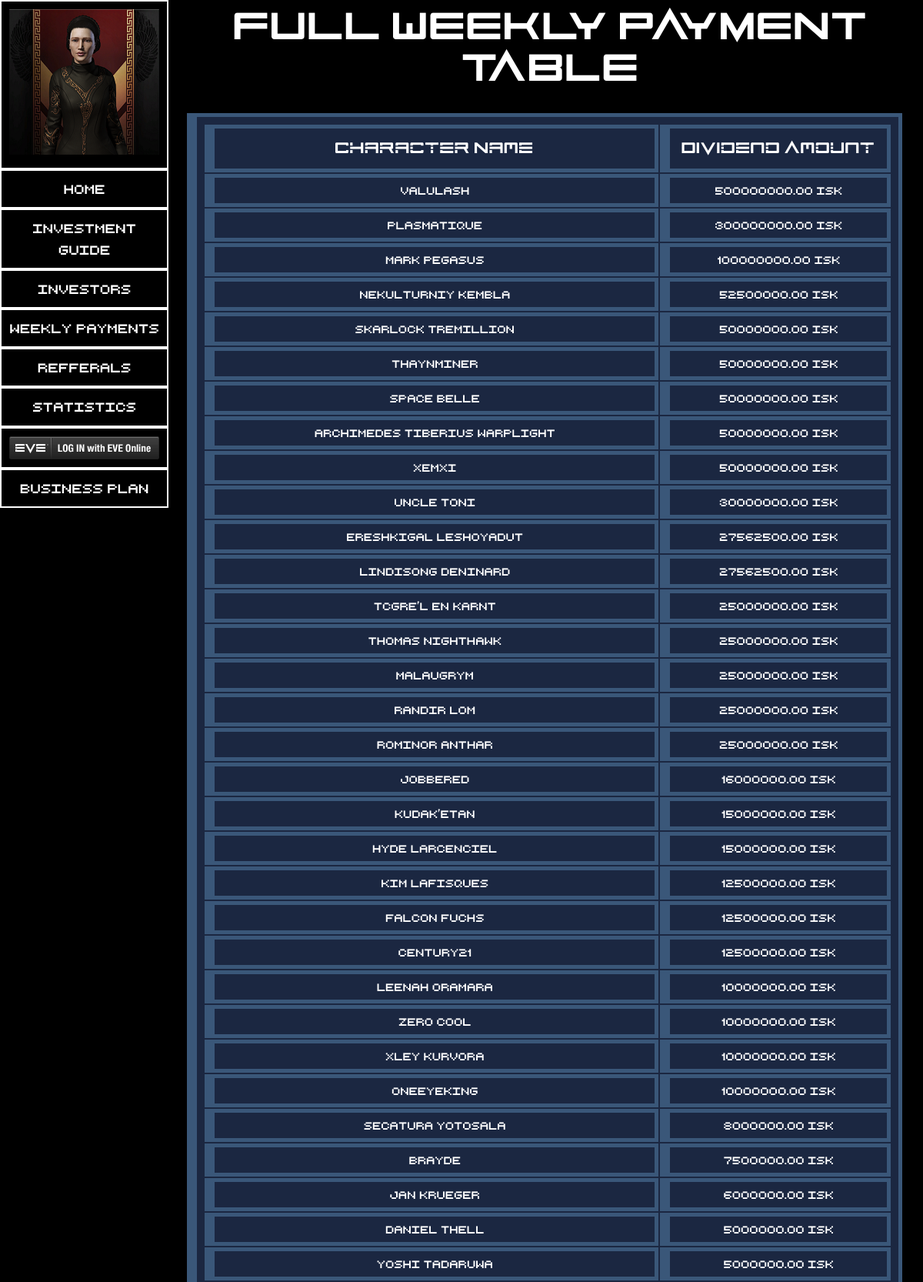
The app's page /WalletJournal/WeeklyPayments (signed in, upper part) with its own data.
### WalletJournal/models.py (models this page shows, shortened)
class WeeklyPayment(models.Model):
    CharacterName = models.CharField("From", max_length=75)
    PaymentAmount = models.FloatField("Payment Amount", max_length=75)

### WalletJournal/views.py (the view)
@login_required
def weekly(request):
    WeekList = WeeklyPayment.objects.order_by('-PaymentAmount')
    context = {'WeekList':WeekList}
    return render(request, 'WalletJournal/WeeklyPayments.html', context)

### WalletJournal/templates/WalletJournal/WeeklyPayments.html (shortened to what this page needs)
{% load static %}
<link rel="stylesheet" type="text/css" href="{% static 'WalletJournal/style.css' %}" />
<head>
</head>
<div class="content">
    <div class="side">
            <ul>
                <li><a href="{% url 'home:About' %}"><div id="portrait"></div></a></li>
                <li><a href="{% url 'home:index' %}">HOME</a></li>
                <li><a href="{% url 'home:InvestmentGuide' %}">INVESTMENT GUIDE</a></li>
                <li><a href="{% url 'WalletJournal:Investors' %}">INVESTORS</a></li>
                <li><a href="{% url 'WalletJournal:Weekly Payments' %}">WEEKLY PAYMENTS</a></li>
                <li><a href="{% url 'WalletJournal:Refferals' %}">REFFERALS</a></li>
                <li><a href="{% url 'WalletJournal:Statistics' %}">STATISTICS</a></li>
                <li><a href="https://login.eveonline.com/oauth/authorize/?response_type=code&redirect_uri=http://www.eveinvestmentfund.xyz/WalletJournal/oauth.html&client_id=d9bc2f9e37f3450e8318fe440fdd2302&scope=&state={{ request.session.session_key }}"><div id="EveLogin"></div></a></li>
                <li><a href="{% url 'home:About' %}">BUSINESS PLAN</a></li>
            </ul>
    </div>
    <h1>FULL WEEKLY PAYMENT TABLE</h1>
    {% if WeekList %}
    <table>
        <tr>
            <th>Character Name</th>
            <th>Dividend Amount</th>
        </tr>
        {% for i in WeekList %}
            <tr>
                <td><div class="WhiteFont">{{ i.CharacterName }}</div></td>
                <td><div class="WhiteFont">{{ i.PaymentAmount|floatformat:2 }} ISK</div></td>
            </tr>
        {% endfor %}
    </table>
    {% else %}
    <div class="box"><div class="ErrorMessage"><br>No registered investments :( !<br><br></div></div>
    {% endif %}
    </div>

### WalletJournal/static/WalletJournal/style.css (style rules this page uses)
h1 { font-family: Eve; color: white; font-size:35pt; text-align:center; }
a:link { color: rgb(255,255,255); text-decoration:none; }
ul { list-style-type: none; font-family: Retro; margin: 0; padding: 0; color: white; }
ul li { line-height: 1.7em; padding: 10px; border-style:solid; border-color:white; border-width:2px 2px 2px 2px; background-color: black; font-family: Retro; color: white; }
table, td { white-space: nowrap; width: 98%; font-family: Retro; border-style:solid; border-color:#3A5779; border-width:5px 5px 5px 13px; background:#1B2741; font-size:10pt; color:gray; padding:8px; }
th { width: 98%; font-family: Eve; border-style:solid; border-color:#3A5779; border-width:5px 5px 5px 13px; background:#1B2741; font-size:14pt; color:white; padding:15px; }
.WhiteFont { color:white; text-align: center; }
div.content { margin: 0 auto; margin-left: 235px; margin-right: auto; width: auto; text-align: center; }
div.side { position: fixed; display: flex; top: 0; left: 0; background: black; width: 136px; }
#EveLogin { display: inline-block; vertical-align: middle; margin: 0 auto; width:195px; height:30px; background: url("images/EVEConnect.png") no-repeat left top; }
#Portrait { display: inline-block; margin: 0 auto; width:195px; height:189px; background: url("images/Portrait.png") no-repeat left top; }

### records on screen
WeeklyPayment: CharacterName "Valulash", PaymentAmount "500000000.00"
WeeklyPayment: CharacterName "Plasmatique", PaymentAmount "300000000.00"
WeeklyPayment: CharacterName "Mark Pegasus", PaymentAmount "100000000.00"
WeeklyPayment: CharacterName "Nekulturniy Kembla", PaymentAmount "52500000.00"
WeeklyPayment: CharacterName "Skarlock Tremillion", PaymentAmount "50000000.00"
WeeklyPayment: CharacterName "ThaynMiner", PaymentAmount "50000000.00"
WeeklyPayment: CharacterName "Space Belle", PaymentAmount "50000000.00"
WeeklyPayment: CharacterName "Archimedes Tiberius Warplight", PaymentAmount "50000000.00"
WeeklyPayment: CharacterName "Xemxi", PaymentAmount "50000000.00"
WeeklyPayment: CharacterName "Uncle Toni", PaymentAmount "30000000.00"
WeeklyPayment: CharacterName "Ereshkigal Leshoyadut", PaymentAmount "27562500.00"
WeeklyPayment: CharacterName "Lindisong Deninard", PaymentAmount "27562500.00"
WeeklyPayment: CharacterName "TcGre'l en Karnt", PaymentAmount "25000000.00"
WeeklyPayment: CharacterName "Thomas Nighthawk", PaymentAmount "25000000.00"
WeeklyPayment: CharacterName "Malaugrym", PaymentAmount "25000000.00"
WeeklyPayment: CharacterName "Randir Lom", PaymentAmount "25000000.00"
WeeklyPayment: CharacterName "Rominor Anthar", PaymentAmount "25000000.00"
WeeklyPayment: CharacterName "Jobbered", PaymentAmount "16000000.00"
WeeklyPayment: CharacterName "kudak'etan", PaymentAmount "15000000.00"
WeeklyPayment: CharacterName "Hyde Larcenciel", PaymentAmount "15000000.00"
WeeklyPayment: CharacterName "kim Lafisques", PaymentAmount "12500000.00"
WeeklyPayment: CharacterName "Falcon Fuchs", PaymentAmount "12500000.00"
WeeklyPayment: CharacterName "Century21", PaymentAmount "12500000.00"
WeeklyPayment: CharacterName "Leenah Oramara", PaymentAmount "10000000.00"
WeeklyPayment: CharacterName "Zer0 CooL", PaymentAmount "10000000.00"
WeeklyPayment: CharacterName "Xley Kurvora", PaymentAmount "10000000.00"
WeeklyPayment: CharacterName "oneeyeking", PaymentAmount "10000000.00"
WeeklyPayment: CharacterName "Secatura Yotosala", PaymentAmount "8000000.00"
WeeklyPayment: CharacterName "Brayde", PaymentAmount "7500000.00"
WeeklyPayment: CharacterName "Jan Krueger", PaymentAmount "6000000.00"
WeeklyPayment: CharacterName "Daniel Thell", PaymentAmount "5000000.00"
WeeklyPayment: CharacterName "Yoshi Tadaruwa", PaymentAmount "5000000.00"
